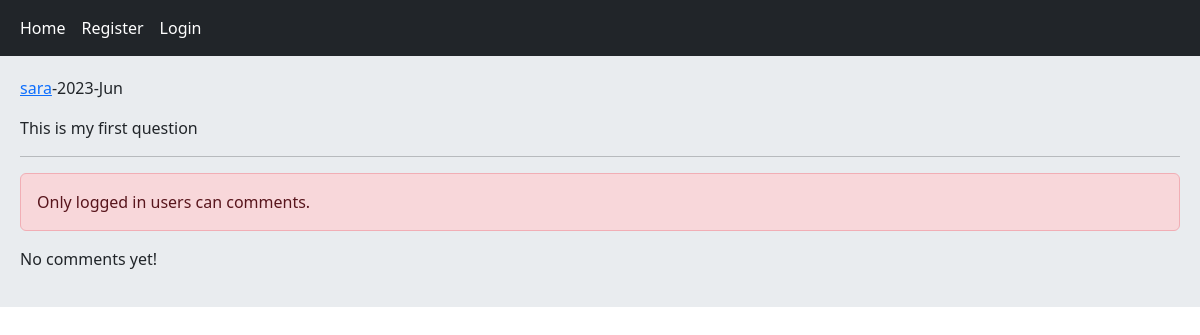
Page /home/post/1/first-question on the earlier database version.
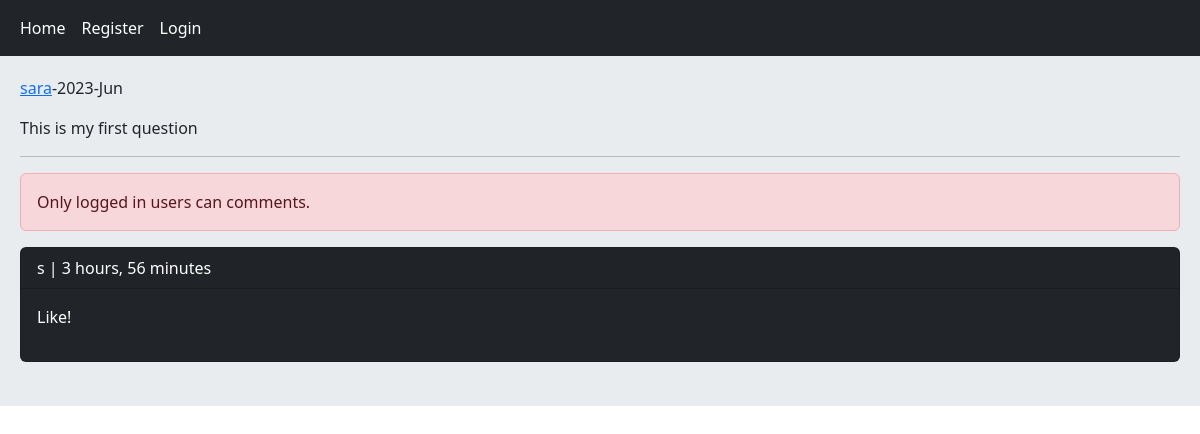
Same page on the later database version.
### home/models.py (models this page shows, shortened)
class Comment(models.Model):
    user =     models.ForeignKey(User, on_delete=models.CASCADE ,related_name='ucomments')
    post =     models.ForeignKey(Post, on_delete=models.CASCADE ,related_name='pcomments')
    reply =    models.ForeignKey('self', on_delete=models.CASCADE ,related_name='rcomments',blank=True,null=True)
    is_reply = models.BooleanField(default=False)
    body =     models.TextField(max_length=400)
    created =  models.DateTimeField(auto_now_add=True)

### home/views.py (the view, shortened to what this page needs)
# urls.py: path('post/<int:post_id>/<slug:post_slug>', views.PostDetailView.as_view() , name='post_detail'),
class PostDetailView(View):
    form_class = CommentCreateForm
    form_class_reply = CommentReplyForm
    def setup(self, request, *args, **kwargs):
        self.post_instance = get_object_or_404(Post, pk=kwargs['post_id'], slug=kwargs['post_slug'])
        return super().setup(request, *args, **kwargs)
    def get(self,request,*args,**kwargs):
        comments = self.post_instance.pcomments.filter(is_reply=False)
        return render(request, 'home/detail.html',{
            'post':self.post_instance,
            'comments':comments,
            'form':self.form_class,
            'reply_form':self.form_class_reply
            })

### home/templates/home/detail.html (shortened to what this page needs)
{% extends 'base.html' %}
{% block content %}
    <p><a href="{% url 'accounts:user_profile' post.user.id %}">{{ post.user.username }}</a>-{{ post.updated|date:"Y-M" }}</p>
    <p>{{ post.body }}</p>
    <hr>
    {% if request.user.is_authenticated %}
        <form action="" method="post">
            {% csrf_token %}
            {{ form.as_p }}
            <input type="submit" value="send">
        </form><br>
    {% else %}
        <p class="alert alert-danger">Only logged in users can comments.</p>
    {% endif %}
    {% for comment in comments %}
        <div class="card bg-dark text-white">
            <p class="card-header">{{comment.user}} | {{comment.created|timesince}}</p>
            <p class="card-body">{{comment.body}}</p>
        </div><br>
    {% empty %}
        <p>No comments yet!</p>
    {% endfor %}
{% endblock %}

Differences in the rows shown:
added Comment: user "s", created "3 hours, 56 minutes", body "Like!"
Other differences:
text no longer shown: "No comments yet!"
